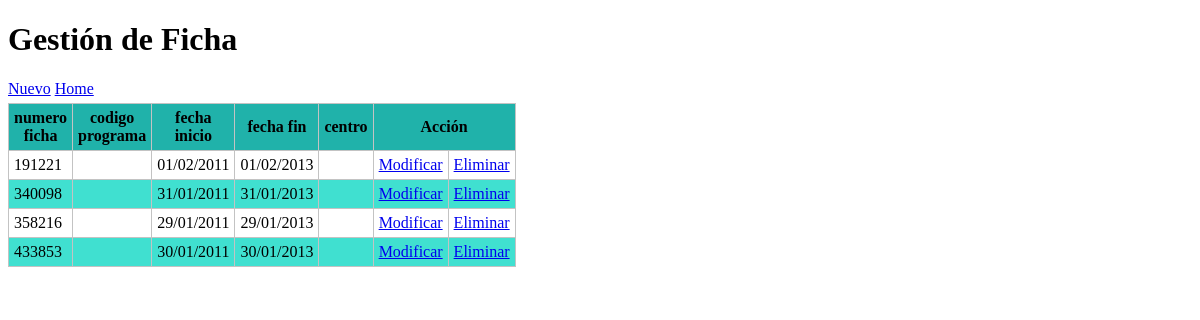
Page /ficha/index.php on the committed database.
### tables this page shows
CREATE TABLE IF NOT EXISTS `ficha` (
  `num_ficha` varchar(20) NOT NULL,
  `cod_programa` varchar(30) NOT NULL,
  `fecha_ini` varchar(30) NOT NULL,
  `fecha_fin` varchar(40) NOT NULL,
  `cod_centro` varchar(40) NOT NULL,
  PRIMARY KEY (`num_ficha`),
  KEY `cod_programa` (`cod_programa`)
);

### ficha/view/viewClass.php (called while the page is built, shortened)
<?php
class viewCLass {
    static public function renderHTML($view, $args = NULL) {
        include_once 'template/' . $view;
    }
}
?>

### librerias/conexion.php (called while the page is built, shortened)
<?php
class conexion {
    static private $host = 'localhost';
    static private $dbname = 'trabajo',
            $user = 'root',
            $password = '',
            $driver = 'mysql',
            $instance = null;
    static public function getInstance() {
        return self::$instance;
    }
    static private function connect() {
        try {
            $dsn = self::$driver
                    . ':host=' . self::$host
                    . ';dbname=' . self::$dbname;
            self::$instance = new PDO($dsn, self::$user);
            return true;
        } catch (PDOException $e) {
            echo $e->getmessage();
        }
    }
}
?>

### ficha/model/modelClass.php (called while the page is built, shortened)
<?php
class modelClass {
    static public function getAll() {
        try {
            $sql = 'SELECT * from ficha natural join centro natural join programa ';
            return conexion::getinstance()->query($sql)->fetchAll(PDO::FETCH_ASSOC);
        } catch (PDOException $e) {
            return $e;
        }
    }
}
?>

### ficha/view/template/index.php (the view, shortened to what this page needs)
<!DOCTYPE html>
<html lang="es">
    <head>
        <link rel="stylesheet" media="screen" href="css/main.css">
    </head>
    <body>
        <h1>Gestión de Ficha</h1>
        <div id="lnkNuevo">
            <a href="index.php?action=create">Nuevo</a>
             <td> <a href="/mitaller" title="Regresar al inicio">Home</a></td>
        </div>
        <table id="tblContenido">
            <thead>
                <tr>
                    <th>numero ficha</th>
                    <th>codigo programa</th>
                    <th>fecha inicio</th>
                    <th>fecha fin</th>
                    <th>centro</th>
                    <th colspan="2">Acción</th>
                </tr>
            </thead>
            <tbody>
                <?php foreach ($datos as $row): ?>
                    <tr>
                        <td><?php echo $row['num_ficha']; ?></td>
                        <td><?php echo $row['desc_prog']; ?></td>
                        <td><?php echo $row['fecha_ini']; ?></td>
                        <td><?php echo $row['fecha_fin']; ?></td>
                        <td><?php echo $row['desc_centro']; ?></td>
                        <td><a href="index.php?action=update&amp;id=<?php echo $row['num_ficha'] ?>">Modificar</a></td>
                        <td><a  href="index.php?action=delete&amp;id=<?php echo $row['num_ficha'] ?>">Eliminar</a></td>
                    </tr>
                <?php endforeach ?>
            </tbody>
        </table>
</html>

### ficha/css/main.css (style rules this page uses)
#lnkNuevo { margin-bottom: 5px; }
#tblContenido { border: solid #c3c3c3 1px; width: 400px; border-spacing: 0px; border-collapse: collapse; }
#tblContenido thead tr th { background-color: #20B2AA; }
#tblContenido tbody tr td, #tblContenido thead tr th { margin: 0px; padding: 0px; border: solid #c3c3c3 1px; padding: 5px; }
#tblContenido tbody tr:nth-child(2n) { background-color: #40E0D0; padding: 10px 0px; }
#tblContenido tbody tr td:last-child, #tblContenido tbody tr td:nth-child(2) { text-align: center; }

### rows in the picture
ficha: num_ficha "191221", fecha_ini "01/02/2011", fecha_fin "01/02/2013"
ficha: num_ficha "340098", fecha_ini "31/01/2011", fecha_fin "31/01/2013"
ficha: num_ficha "358216", fecha_ini "29/01/2011", fecha_fin "29/01/2013"
ficha: num_ficha "433853", fecha_ini "30/01/2011", fecha_fin "30/01/2013"
